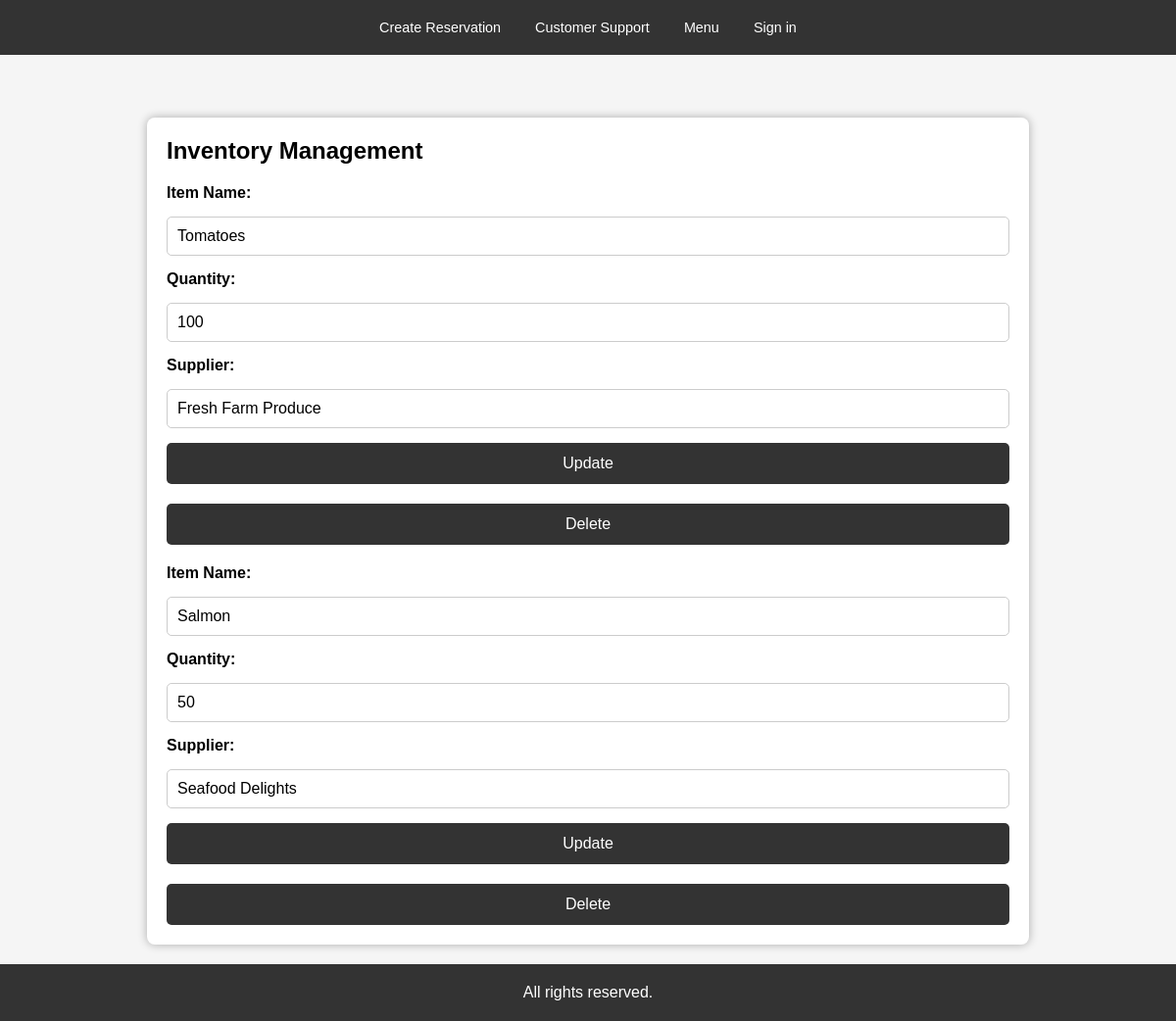
The page /inventory on the database as committed earlier.
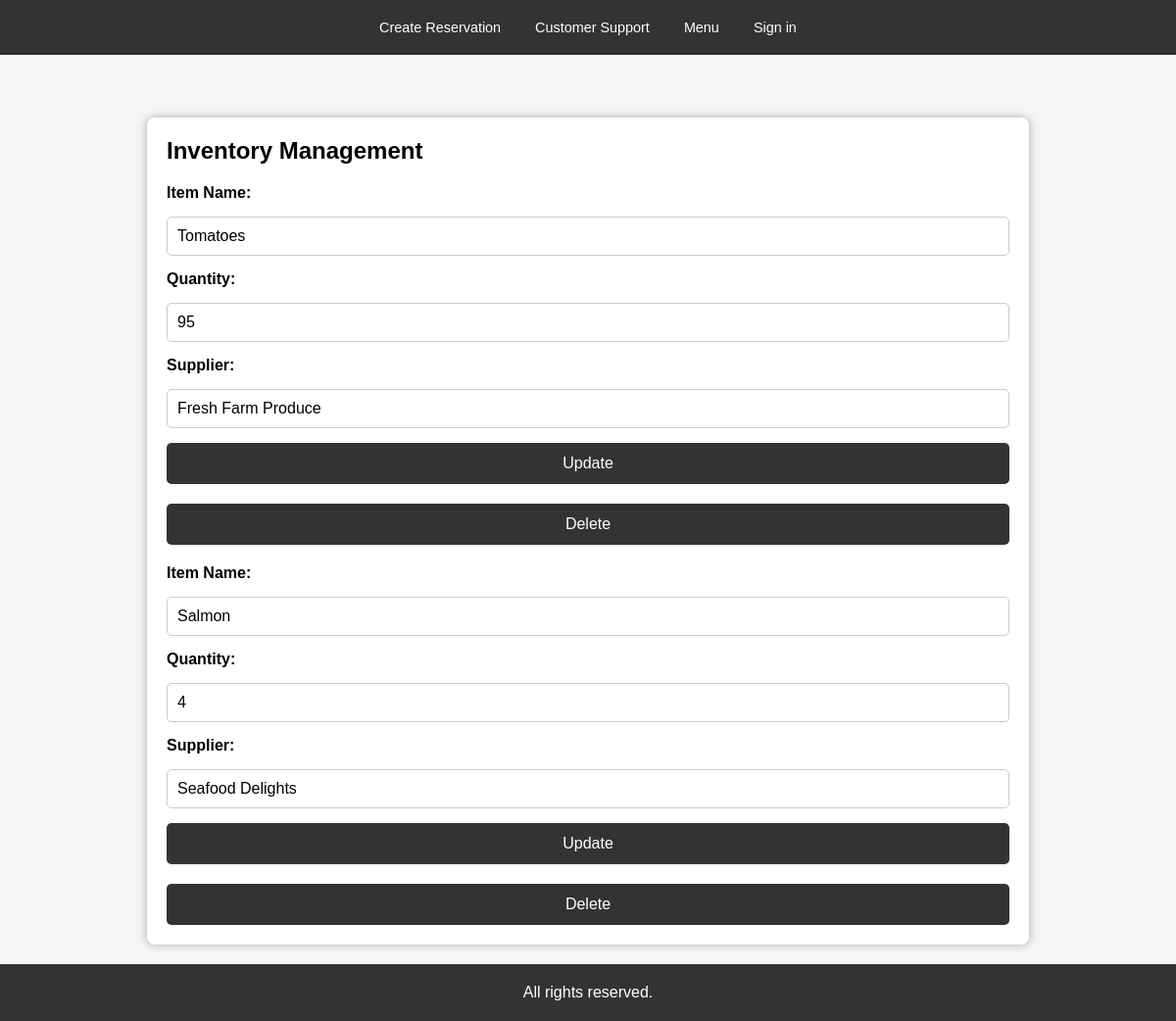
The same page on the database as committed later.
### app/models.py (models this page shows)
class Inventory(db.Model):
    id = db.Column(db.Integer, primary_key=True)
    item_name = db.Column(db.String(255), nullable=False)
    quantity = db.Column(db.Integer, nullable=False)
    used_quantity = db.Column(db.Integer, nullable=False, default=0)
    supplier_id = db.Column(db.Integer, db.ForeignKey('supplier.id', ondelete="RESTRICT"), nullable=False)

class Supplier(db.Model):
    id = db.Column(db.Integer, primary_key=True)
    name = db.Column(db.String(255), nullable=False)
    contact_info = db.Column(db.String(255))
    address = db.Column(db.String(255))
    inventory_items = db.relationship('Inventory', backref='supplier', lazy=True)

### app/routes/inventory_routes.py (the view)
@inventory_bp.route('/inventory', methods=['GET'])
def inventory():
    inventory_items = InventoryLogic.get_all_inventory_items()
    return render_template('inventory.html', inventory_items=inventory_items)

### app/logic/Inventory.py (called while the page is built)
    @staticmethod
    def get_all_inventory_items():
        return BaseCRUD.get_all(Inventory)

### app/logic/base_crud.py (called while the page is built)
    @staticmethod
    def get_all(model):
        return model.query.all() # return all table content

### templates/inventory.html (shortened to what this page needs)
<!DOCTYPE html>
<html lang="en">
<head>
    <link rel="stylesheet" href="{{ url_for('static', filename='css/base.css') }}">
</head>
<body>
    {% include 'partials/nav.html' %}
    <section class="inventory">
        <h2>Inventory Management</h2>
        {% for item in inventory_items %}
        <div class="inventory-item">
            <form action="{{ url_for('inventory.update_inventory_item', item_id=item.id) }}" method="POST">
                <label>Item Name:</label>
                <input type="text" name="item_name" value="{{ item.item_name }}" required>
                <label>Quantity:</label>
                <input type="number" name="quantity" value="{{ item.quantity }}" required>
                <label>Supplier:</label>
                <input type="text" value="{{ item.supplier.name }}" readonly>
                <button type="submit">Update</button>
            </form>
            <form action="{{ url_for('inventory.delete_inventory_item', item_id=item.id) }}" method="POST" onsubmit="return confirm('Are you sure you want to delete this item?');">
                <button type="submit" class ="delete">Delete</button>
            </form>
        </div>
        {% endfor %}
    </section>
    <footer>
        <p>All rights reserved.</p>
    </footer>
</body>
</html>

Rows that differ between the two databases and show on the page:
changed Inventory "Tomatoes": quantity "100" → "95"
changed Inventory "Salmon": quantity "50" → "4"
